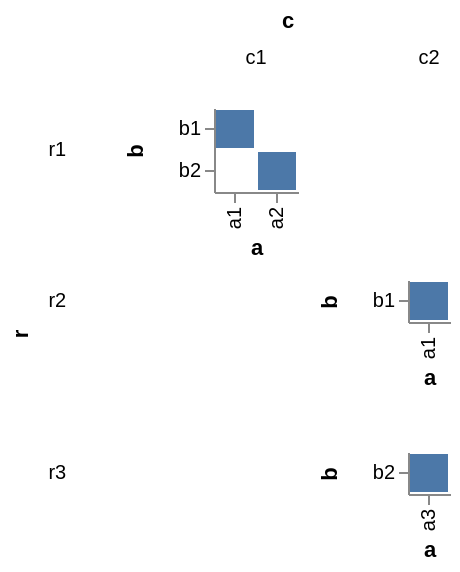

Specify this chart in Vega-Lite:
### Vega specification from a JSON file in a GitHub repository (floating-point values rounded to 4 significant figures)
{"$schema": "https://vega.github.io/schema/vega/v3.0.json", "autosize": "pad", "padding": 5, "data": [{"name": "source_0", "values": [{"r": "r1", "c": "c1", "a": "a1", "b": "b1"}, {"r": "r1", "c": "c1", "a": "a2", "b": "b2"}, {"r": "r2", "c": "c2", "a": "a1", "b": "b1"}, {"r": "r3", "c": "c2", "a": "a3", "b": "b2"}]}, {"name": "cross_column_domain_row_domain", "source": "source_0", "transform": [{"type": "aggregate", "groupby": ["c", "r"], "fields": ["a", "b"], "ops": ["distinct", "distinct"]}]}, {"name": "column_domain", "source": "cross_column_domain_row_domain", "transform": [{"type": "aggregate", "groupby": ["c"], "fields": ["distinct_a"], "ops": ["max"], "as": ["distinct_a"]}]}, {"name": "row_domain", "source": "cross_column_domain_row_domain", "transform": [{"type": "aggregate", "groupby": ["r"], "fields": ["distinct_b"], "ops": ["max"], "as": ["distinct_b"]}]}], "signals": [{"name": "child_x_step", "value": 21}, {"name": "child_y_step", "value": 21}], "layout": {"padding": {"row": 10, "column": 10}, "offset": 10, "columns": {"signal": "length(data('column_domain'))"}, "bounds": "full", "align": "all"}, "marks": [{"name": "row_title", "role": "row-title", "type": "group", "marks": [{"type": "text", "role": "row-title-text", "encode": {"update": {"align": {"value": "center"}, "text": {"value": "r"}, "fill": {"value": "black"}, "fontWeight": {"value": "bold"}, "angle": {"value": 270}}}}]}, {"name": "column_title", "role": "column-title", "type": "group", "marks": [{"type": "text", "role": "column-title-text", "encode": {"update": {"align": {"value": "center"}, "text": {"value": "c"}, "fill": {"value": "black"}, "fontWeight": {"value": "bold"}}}}]}, {"name": "row_header", "type": "group", "role": "row-header", "from": {"data": "row_domain"}, "sort": {"field": "datum[\"r\"]", "order": "ascending"}, "title": {"text": {"signal": "''+parent[\"r\"]"}, "offset": 10, "orient": "left", "encode": {"update": {"fontWeight": {"value": "normal"}, "angle": {"value": 0}, "fontSize": {"value": 10}, "align": {"value": "right"}, "baseline": {"value": "middle"}}}}, "encode": {"update": {"height": {"signal": "bandspace(datum[\"distinct_b\"], 0.1, 0.05) * child_y_step"}}}}, {"name": "column_header", "type": "group", "role": "column-header", "from": {"data": "column_domain"}, "sort": {"field": "datum[\"c\"]", "order": "ascending"}, "title": {"text": {"signal": "''+parent[\"c\"]"}, "offset": 10, "orient": "top", "encode": {"update": {"fontWeight": {"value": "normal"}, "angle": {"value": 0}, "fontSize": {"value": 10}}}}, "encode": {"update": {"width": {"signal": "bandspace(datum[\"distinct_a\"], 0.1, 0.05) * child_x_step"}}}}, {"name": "cell", "type": "group", "from": {"facet": {"name": "facet", "data": "source_0", "groupby": ["r", "c"], "aggregate": {"cross": true, "fields": ["a", "b"], "ops": ["distinct", "distinct"]}}}, "sort": {"field": ["datum[\"r\"]", "datum[\"c\"]"], "order": ["ascending", "ascending"]}, "encode": {"update": {"width": {"signal": "bandspace(datum[\"distinct_a\"], 0.1, 0.05) * child_x_step"}, "height": {"signal": "bandspace(datum[\"distinct_b\"], 0.1, 0.05) * child_y_step"}}}, "marks": [{"name": "child_marks", "type": "rect", "style": ["rect"], "from": {"data": "facet"}, "encode": {"update": {"x": {"scale": "child_x", "field": "a"}, "width": {"scale": "child_x", "band": true}, "y": {"scale": "child_y", "field": "b"}, "height": {"scale": "child_y", "band": true}, "fill": {"value": "#4c78a8"}}}}], "scales": [{"name": "child_x", "type": "band", "domain": {"data": "facet", "field": "a", "sort": true}, "range": {"step": {"signal": "child_x_step"}}, "round": true, "paddingInner": 0.1, "paddingOuter": 0.05}, {"name": "child_y", "type": "band", "domain": {"data": "facet", "field": "b", "sort": true}, "range": {"step": {"signal": "child_y_step"}}, "round": true, "paddingInner": 0.1, "paddingOuter": 0.05}], "axes": [{"scale": "child_x", "orient": "bottom", "title": "a", "zindex": 1, "encode": {"labels": {"update": {"angle": {"value": 270}, "align": {"value": "right"}, "baseline": {"value": "middle"}}}}}, {"scale": "child_y", "orient": "left", "title": "b", "zindex": 1}]}], "config": {"axis": {"domainColor": "#888", "tickColor": "#888"}, "axisY": {"minExtent": 30}}}
